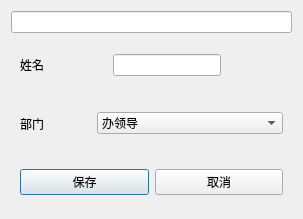
<?xml version="1.0" encoding="UTF-8"?>
<ui version="4.0">
 <class>info</class>
 <widget class="QDialog" name="info">
  <property name="geometry">
   <rect>
    <x>0</x>
    <y>0</y>
    <width>303</width>
    <height>219</height>
   </rect>
  </property>
  <property name="windowTitle">
   <string>Dialog</string>
  </property>
  <layout class="QVBoxLayout" name="verticalLayout">
   <item>
    <widget class="QLineEdit" name="le_id"/>
   </item>
   <item>
    <widget class="QWidget" name="widget" native="true">
     <layout class="QHBoxLayout" name="horizontalLayout_2">
      <item>
       <layout class="QHBoxLayout" name="horizontalLayout">
        <item>
         <widget class="QLabel" name="label">
          <property name="text">
           <string>姓名</string>
          </property>
         </widget>
        </item>
        <item>
         <spacer name="horizontalSpacer">
          <property name="orientation">
           <enum>Qt::Horizontal</enum>
          </property>
          <property name="sizeHint" stdset="0">
           <size>
            <width>40</width>
            <height>20</height>
           </size>
          </property>
         </spacer>
        </item>
        <item>
         <widget class="QLineEdit" name="le_name"/>
        </item>
        <item>
         <spacer name="horizontalSpacer_2">
          <property name="orientation">
           <enum>Qt::Horizontal</enum>
          </property>
          <property name="sizeHint" stdset="0">
           <size>
            <width>40</width>
            <height>20</height>
           </size>
          </property>
         </spacer>
        </item>
       </layout>
      </item>
     </layout>
    </widget>
   </item>
   <item>
    <widget class="QWidget" name="widget_2" native="true">
     <layout class="QHBoxLayout" name="horizontalLayout_4">
      <item>
       <widget class="QLabel" name="label_2">
        <property name="text">
         <string>部门</string>
        </property>
       </widget>
      </item>
      <item>
       <widget class="QComboBox" name="combo_depname">
        <item>
         <property name="text">
          <string>办领导</string>
         </property>
        </item>
        <item>
         <property name="text">
          <string>综合处</string>
         </property>
        </item>
        <item>
         <property name="text">
          <string>政策法规处</string>
         </property>
        </item>
        <item>
         <property name="text">
          <string>机构改革处</string>
         </property>
        </item>
        <item>
         <property name="text">
          <string>党群政法行政机构编制管理处</string>
         </property>
        </item>
        <item>
         <property name="text">
          <string>政府行政机构编制管理处</string>
         </property>
        </item>
        <item>
         <property name="text">
          <string>市县行政机构编制管理处</string>
         </property>
        </item>
        <item>
         <property name="text">
          <string>事业机构编制管理处</string>
         </property>
        </item>
        <item>
         <property name="text">
          <string>事业单位登记管理处</string>
         </property>
        </item>
        <item>
         <property name="text">
          <string>机构编制监督检查处</string>
         </property>
        </item>
        <item>
         <property name="text">
          <string>人事处</string>
         </property>
        </item>
        <item>
         <property name="text">
          <string>机关党委</string>
         </property>
        </item>
        <item>
         <property name="text">
          <string>省机构编制电子政务中心</string>
         </property>
        </item>
        <item>
         <property name="text">
          <string>省机构编制研究中心</string>
         </property>
        </item>
       </widget>
      </item>
     </layout>
    </widget>
   </item>
   <item>
    <widget class="QWidget" name="widget_3" native="true">
     <layout class="QHBoxLayout" name="horizontalLayout_3">
      <item>
       <widget class="QPushButton" name="save">
        <property name="text">
         <string>保存</string>
        </property>
       </widget>
      </item>
      <item>
       <widget class="QPushButton" name="cle">
        <property name="text">
         <string>取消</string>
        </property>
       </widget>
      </item>
     </layout>
    </widget>
   </item>
  </layout>
 </widget>
 <resources/>
 <connections/>
</ui>
